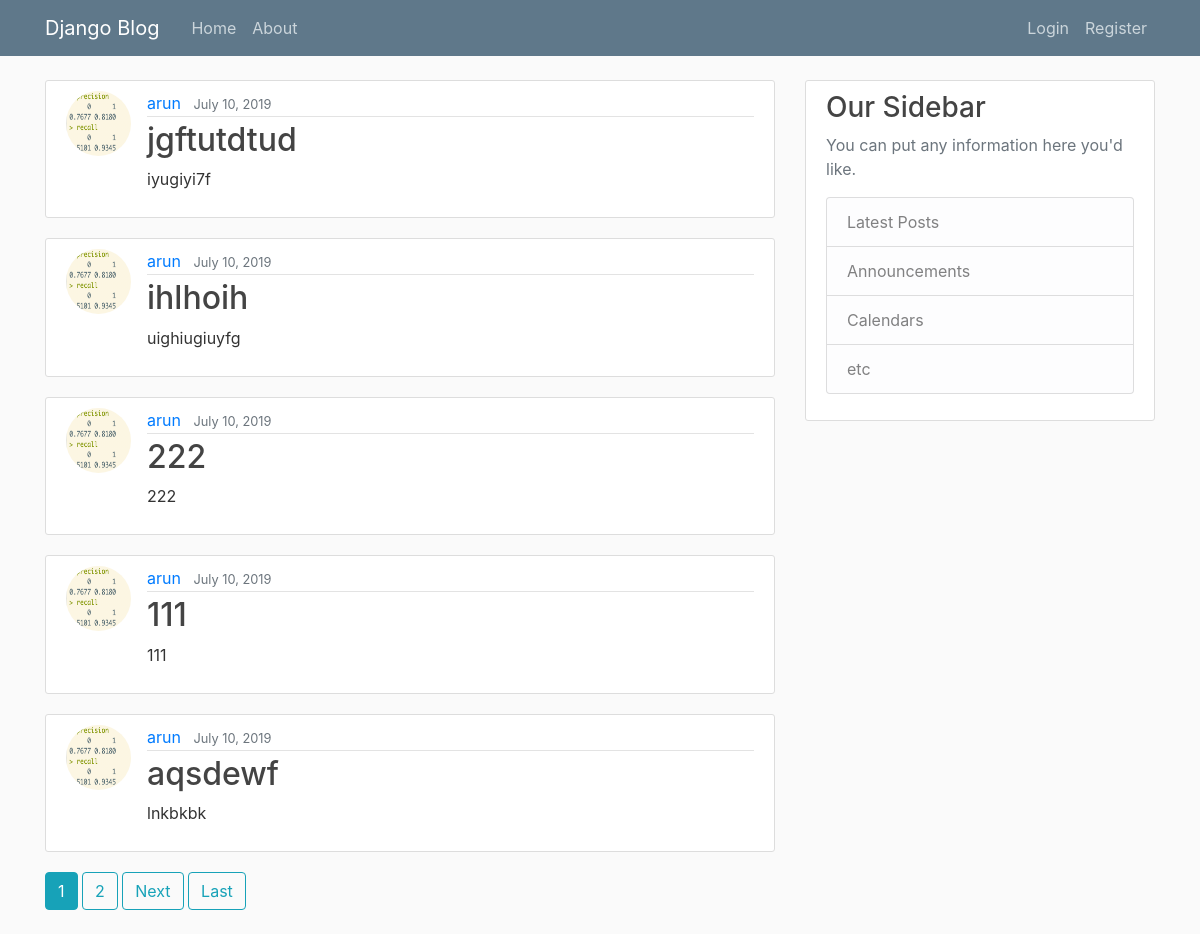
The page / on the database its author committed.
### blog/models.py (models this page shows, shortened)
class Post(models.Model):
    title = models.CharField(max_length=100)
    content = models.TextField()
    date_posted = models.DateTimeField(default=timezone.now)
    author = models.ForeignKey(User, on_delete=models.CASCADE)

### users/models.py (models this page shows, shortened)
class Profile(models.Model):
    user = models.OneToOneField(User, on_delete=models.CASCADE)
    image = models.ImageField(default='default.jpg', upload_to='profile_pics')

### blog/views.py (the view)
# urls.py: path('', PostListView.as_view(), name='blog-home'),
class PostListView(ListView):
    model = Post
    template_name = 'blog/home.html'  # <app>/<model>_<viewtype>.html
    context_object_name = 'posts'
    ordering = ['-date_posted']
    paginate_by = 5

### blog/templates/blog/home.html (shortened to what this page needs)
{% extends "blog/base.html" %}
{% block content %}
    {% for post in posts %}
        <article class="media content-section">
          <img class="rounded-circle article-img" src="{{ post.author.profile.image.url }}">
          <div class="media-body">
            <div class="article-metadata">
              <a class="mr-2" href="{% url 'user-posts' post.author.username %}">{{ post.author }}</a>
              <small class="text-muted">{{ post.date_posted|date:"F d, Y" }}</small>
            </div>
            <h2><a class="article-title" href="{% url 'post-detail' post.id %}">{{ post.title }}</a></h2>
            <p class="article-content">{{ post.content }}</p>
          </div>
        </article>
    {% endfor %}
    {% if is_paginated %}
      {% for num in page_obj.paginator.page_range %}
        {% if page_obj.number == num %}
          <a class="btn btn-info mb-4" href="?page={{ num }}">{{ num }}</a>
        {% elif num > page_obj.number|add:'-3' and num < page_obj.number|add:'3' %}
          <a class="btn btn-outline-info mb-4" href="?page={{ num }}">{{ num }}</a>
        {% endif %}
      {% endfor %}
      {% if page_obj.has_next %}
        <a class="btn btn-outline-info mb-4" href="?page={{ page_obj.next_page_number }}">Next</a>
        <a class="btn btn-outline-info mb-4" href="?page={{ page_obj.paginator.num_pages }}">Last</a>
      {% endif %}
    {% endif %}
{% endblock content %}

### blog/templates/blog/base.html (shortened to what this page needs)
{% load static %}
<!DOCTYPE html>
<html>
<head>
    <link rel="stylesheet" href="https://maxcdn.bootstrapcdn.com/bootstrap/4.0.0/css/bootstrap.min.css">
    <link rel="stylesheet" type="text/css" href="{% static 'blog/main.css' %}">
</head>
<body>
    <header class="site-header">
      <nav class="navbar navbar-expand-md navbar-dark bg-steel fixed-top">
        <div class="container">
          <a class="navbar-brand mr-4" href="{% url 'blog-home' %}">Django Blog</a>
          <div class="collapse navbar-collapse" id="navbarToggle">
            <div class="navbar-nav mr-auto">
              <a class="nav-item nav-link" href="{% url 'blog-home' %}">Home</a>
              <a class="nav-item nav-link" href="{% url 'blog-about' %}">About</a>
            </div>
            <div class="navbar-nav">
              {% if user.is_authenticated %}
                <a class="nav-item nav-link" href="{% url 'post-create' %}">New Post</a>
                <a class="nav-item nav-link" href="{% url 'profile' %}">Profile</a>
                <a class="nav-item nav-link" href="{% url 'logout' %}">Logout</a>
              {% else %}
                <a class="nav-item nav-link" href="{% url 'login' %}">Login</a>
                <a class="nav-item nav-link" href="{% url 'register' %}">Register</a>
              {% endif %}
            </div>
          </div>
        </div>
      </nav>
    </header>
    <main role="main" class="container">
      <div class="row">
        <div class="col-md-8">
          {% block content %}{% endblock %}
        </div>
        <div class="col-md-4">
          <div class="content-section">
            <h3>Our Sidebar</h3>
            <p class='text-muted'>You can put any information here you'd like.
              <ul class="list-group">
                <li class="list-group-item list-group-item-light">Latest Posts</li>
                <li class="list-group-item list-group-item-light">Announcements</li>
                <li class="list-group-item list-group-item-light">Calendars</li>
                <li class="list-group-item list-group-item-light">etc</li>
              </ul>
            </p>
          </div>
        </div>
      </div>
    </main>
</body>
</html>

### blog/static/blog/main.css (style rules this page uses)
body { background: #fafafa; color: #333333; margin-top: 5rem; }
h1, h2, h3, h4, h5, h6 { color: #444444; }
ul { margin: 0; }
.bg-steel { background-color: #5f788a; }
.site-header .navbar-nav .nav-link { color: #cbd5db; }
.content-section { background: #ffffff; padding: 10px 20px; border: 1px solid #dddddd; border-radius: 3px; margin-bottom: 20px; }
.article-title { color: #444444; }
.article-content { white-space: pre-line; }
.article-img { height: 65px; width: 65px; margin-right: 16px; }
.article-metadata { padding-bottom: 1px; margin-bottom: 4px; border-bottom: 1px solid #e3e3e3 }

### rows shown on the page
Post: author.profile.image (picture), author "arun", date_posted "July 10, 2019", title "jgftutdtud", content "iyugiyi7f"
Post: author.profile.image (picture), author "arun", date_posted "July 10, 2019", title "ihlhoih", content "uighiugiuyfg"
Post: author.profile.image (picture), author "arun", date_posted "July 10, 2019", title "222", content "222"
Post: author.profile.image (picture), author "arun", date_posted "July 10, 2019", title "111", content "111"
Post: author.profile.image (picture), author "arun", date_posted "July 10, 2019", title "aqsdewf", content "lnkbkbk"

### other values the page prints
{{ num }} "1"
{{ num }} "2"
